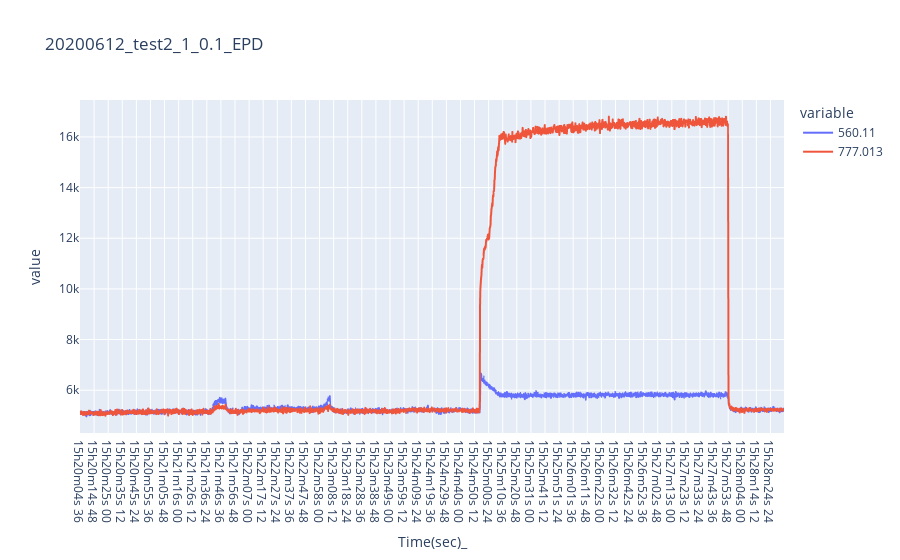

Notebook code cell kept with this figure:
### Code cell
data6 = pd.read_csv('C:/Users/com/Desktop/2020-06-12 TES OES CSV/2020-06-12_15h20m04s_test2_1_0.1__condition same as yesterday just change temp to 650.f_oes.csv')
df_20200612_test2_1_01_EPD = pd.DataFrame(data6[['Time(sec)_','560.11','777.013']])

fig = px.line(df_20200612_test2_1_01_EPD, x="Time(sec)_", y=["560.11", "777.013"], title="20200612_test2_1_0.1_EPD")
fig.show()

### Figure 1 — Plotly figure (JSON) as saved in the notebook; plotly's stock layout.template omitted (floating-point values rounded to 4 significant figures; data arrays with more than 128 entries replaced by an {"elided": "..."} marker saying what was removed)
{"data": [{"hovertemplate": "variable=560.11<br>Time(sec)_=%{x}<br>value=%{y}<extra></extra>", "legendgroup": "560.11", "line": {"color": "#636efa", "dash": "solid"}, "mode": "lines", "name": "560.11", "showlegend": true, "type": "scattergl", "x": {"elided": "2549 str values"}, "xaxis": "x", "y": {"elided": "2549 int values"}, "yaxis": "y"}, {"hovertemplate": "variable=777.013<br>Time(sec)_=%{x}<br>value=%{y}<extra></extra>", "legendgroup": "777.013", "line": {"color": "#EF553B", "dash": "solid"}, "mode": "lines", "name": "777.013", "showlegend": true, "type": "scattergl", "x": {"elided": "2549 str values"}, "xaxis": "x", "y": {"elided": "2549 int values"}, "yaxis": "y"}], "layout": {"legend": {"title": {"text": "variable"}, "tracegroupgap": 0}, "title": {"text": "20200612_test2_1_0.1_EPD"}, "xaxis": {"anchor": "y", "domain": [0, 1], "title": {"text": "Time(sec)_"}}, "yaxis": {"anchor": "x", "domain": [0, 1], "title": {"text": "value"}}}}
